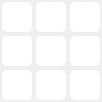
       <widget class="QGroupBox" name="groupBox_11">
        <property name="maximumSize">
         <size>
          <width>100</width>
          <height>100</height>
         </size>
        </property>
        <property name="styleSheet">
         <string notr="true">border: solid 0px; border-radius: 5px;</string>
        </property>
        <property name="title">
         <string/>
        </property>
        <layout class="QGridLayout" name="gridLayout_6">
         <property name="leftMargin">
          <number>2</number>
         </property>
         <property name="topMargin">
          <number>2</number>
         </property>
         <property name="rightMargin">
          <number>2</number>
         </property>
         <property name="bottomMargin">
          <number>2</number>
         </property>
         <property name="spacing">
          <number>4</number>
         </property>
         <item row="0" column="1">
          <widget class="QLineEdit" name="tb_07">
           <property name="minimumSize">
            <size>
             <width>30</width>
             <height>30</height>
            </size>
           </property>
           <property name="maximumSize">
            <size>
             <width>35</width>
             <height>35</height>
            </size>
           </property>
           <property name="styleSheet">
            <string>font-size: 16px; text-align: center; padding: 7px;</string>
           </property>
          </widget>
         </item>
         <item row="0" column="0">
          <widget class="QLineEdit" name="tb_06">
           <property name="minimumSize">
            <size>
             <width>30</width>
             <height>30</height>
            </size>
           </property>
           <property name="maximumSize">
            <size>
             <width>35</width>
             <height>35</height>
            </size>
           </property>
           <property name="styleSheet">
            <string>font-size: 16px; text-align: center; padding: 7px;</string>
           </property>
          </widget>
         </item>
         <item row="0" column="2">
          <widget class="QLineEdit" name="tb_08">
           <property name="minimumSize">
            <size>
             <width>30</width>
             <height>30</height>
            </size>
           </property>
           <property name="maximumSize">
            <size>
             <width>35</width>
             <height>35</height>
            </size>
           </property>
           <property name="styleSheet">
            <string>font-size: 16px; text-align: center; padding: 7px;</string>
           </property>
          </widget>
         </item>
         <item row="1" column="0">
          <widget class="QLineEdit" name="tb_16">
           <property name="minimumSize">
            <size>
             <width>30</width>
             <height>30</height>
            </size>
           </property>
           <property name="maximumSize">
            <size>
             <width>35</width>
             <height>35</height>
            </size>
           </property>
           <property name="styleSheet">
            <string>font-size: 16px; text-align: center; padding: 7px;</string>
           </property>
          </widget>
         </item>
         <item row="1" column="1">
          <widget class="QLineEdit" name="tb_17">
           <property name="minimumSize">
            <size>
             <width>30</width>
             <height>30</height>
            </size>
           </property>
           <property name="maximumSize">
            <size>
             <width>35</width>
             <height>35</height>
            </size>
           </property>
           <property name="styleSheet">
            <string>font-size: 16px; text-align: center; padding: 7px;</string>
           </property>
          </widget>
         </item>
         <item row="2" column="2">
          <widget class="QLineEdit" name="tb_28">
           <property name="minimumSize">
            <size>
             <width>30</width>
             <height>30</height>
            </size>
           </property>
           <property name="maximumSize">
            <size>
             <width>35</width>
             <height>35</height>
            </size>
           </property>
           <property name="styleSheet">
            <string>font-size: 16px; text-align: center; padding: 7px;</string>
           </property>
          </widget>
         </item>
         <item row="1" column="2">
          <widget class="QLineEdit" name="tb_18">
           <property name="minimumSize">
            <size>
             <width>30</width>
             <height>30</height>
            </size>
           </property>
           <property name="maximumSize">
            <size>
             <width>35</width>
             <height>35</height>
            </size>
           </property>
           <property name="styleSheet">
            <string>font-size: 16px; text-align: center; padding: 7px;</string>
           </property>
          </widget>
         </item>
         <item row="2" column="1">
          <widget class="QLineEdit" name="tb_27">
           <property name="minimumSize">
            <size>
             <width>30</width>
             <height>30</height>
            </size>
           </property>
           <property name="maximumSize">
            <size>
             <width>35</width>
             <height>35</height>
            </size>
           </property>
           <property name="styleSheet">
            <string>font-size: 16px; text-align: center; padding: 7px;</string>
           </property>
          </widget>
         </item>
         <item row="2" column="0">
          <widget class="QLineEdit" name="tb_26">
           <property name="minimumSize">
            <size>
             <width>30</width>
             <height>30</height>
            </size>
           </property>
           <property name="maximumSize">
            <size>
             <width>35</width>
             <height>35</height>
            </size>
           </property>
           <property name="styleSheet">
            <string>font-size: 16px; text-align: center; padding: 7px;</string>
           </property>
          </widget>
         </item>
        </layout>
       </widget>
